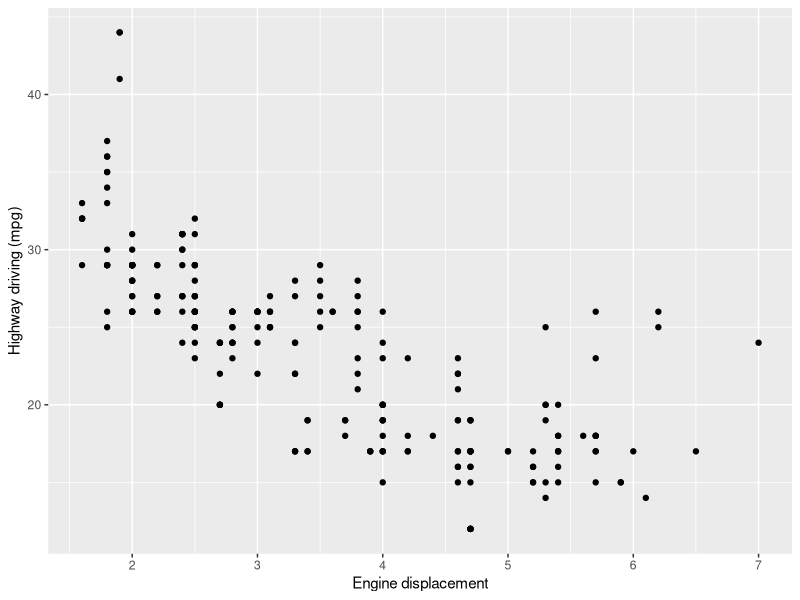
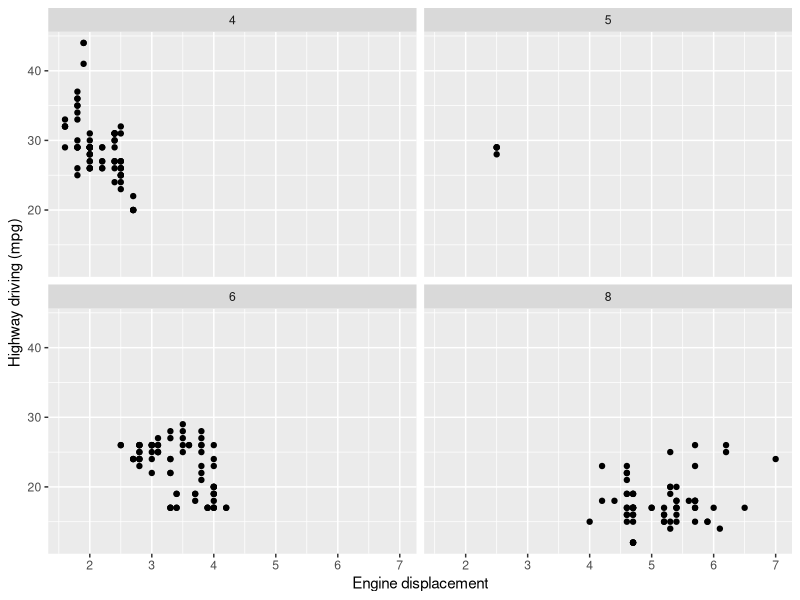

The R source for these figures, in order:
## ---- chunk 1
knitr::opts_chunk$set(echo = TRUE)
## ---- chunk 2
library(ggplot2)
## ---- chunk 3
dim(mpg)
## ---- chunk 4
summary(mpg)
## ---- chunk 5
colnames(mpg)
## ---- chunk 6
ggplot(mpg, aes(x=displ, y=hwy))+geom_point()+
  xlab("Engine displacement")+ylab("Highway driving (mpg)")
## ---- chunk 7
ggplot(mpg, aes(x=displ, y=hwy))+geom_point()+facet_wrap(~cyl)+
  xlab("Engine displacement")+ylab("Highway driving (mpg)")
